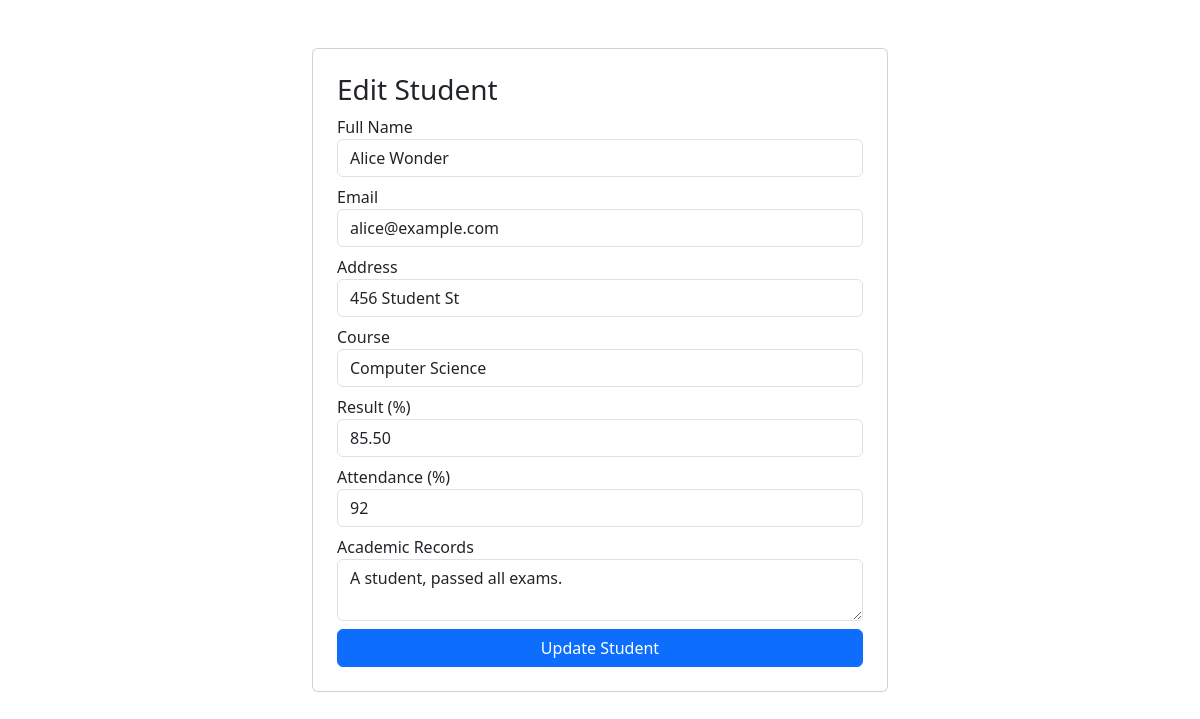
/edit_student.php?id=2 (signed in), run on the app's committed database.
### tables this page shows
CREATE TABLE users (
    id INT AUTO_INCREMENT PRIMARY KEY,
    username VARCHAR(50) UNIQUE NOT NULL,
    password VARCHAR(50) NOT NULL,    
    email VARCHAR(100),
    role ENUM('student','teacher') DEFAULT 'student',
    full_name VARCHAR(100),
    address TEXT,
     
    course VARCHAR(100),
    result DECIMAL(5,2),
    attendance INT,                 
    academic_records TEXT,          
     
    department VARCHAR(100),
    course_teaches VARCHAR(100)
);

### edit_student.php (the view, shortened to what this page needs)
<?php
include 'db.php';
$student_id = $_GET['id'];
$query = "SELECT * FROM users WHERE id = $student_id AND role='student'";
$result = mysqli_query($conn, $query);
$student = mysqli_fetch_assoc($result);
?>
<!DOCTYPE html>
<html lang="en">
<head>
    <link href="https://cdn.jsdelivr.net/npm/bootstrap@5.3.0/dist/css/bootstrap.min.css" rel="stylesheet">
    <link rel="stylesheet" href="https://cdn.jsdelivr.net/npm/bootstrap-icons@1.10.0/font/bootstrap-icons.css">
</head>
<body>
    <div class="container mt-5" style="max-width: 600px;">
        <div class="card p-4">
            <h3>Edit Student</h3>
            <form method="POST">
                <div class="mb-2">
                    <label>Full Name</label>
                    <input type="text" name="full_name" class="form-control" value="<?php echo htmlspecialchars($student['full_name']); ?>" required>
                </div>
                <div class="mb-2">
                    <label>Email</label>
                    <input type="email" name="email" class="form-control" value="<?php echo htmlspecialchars($student['email']); ?>" required>
                </div>
                <div class="mb-2">
                    <label>Address</label>
                    <input type="text" name="address" class="form-control" value="<?php echo htmlspecialchars($student['address']); ?>">
                </div>
                <div class="mb-2">
                    <label>Course</label>
                    <input type="text" name="course" class="form-control" value="<?php echo htmlspecialchars($student['course']); ?>" required>
                </div>
                <div class="mb-2">
                    <label>Result (%)</label>
                    <input type="number" step="0.01" name="result" class="form-control" value="<?php echo $student['result']; ?>">
                </div>
                <div class="mb-2">
                    <label>Attendance (%)</label>
                    <input type="number" name="attendance" class="form-control" value="<?php echo $student['attendance']; ?>">
                </div>
                <div class="mb-2">
                    <label>Academic Records</label>
                    <textarea name="academic_records" class="form-control"><?php echo htmlspecialchars($student['academic_records']); ?></textarea>
                </div>
                <button type="submit" class="btn btn-primary w-100">Update Student</button>
            </form>
        </div>
    </div>
</body>
</html>

### data on the page
users: full_name "Alice Wonder", email "alice@example.com", address "456 Student St", course "Computer Science", result "85.50", attendance "92", academic_records "A student, passed all exams."
